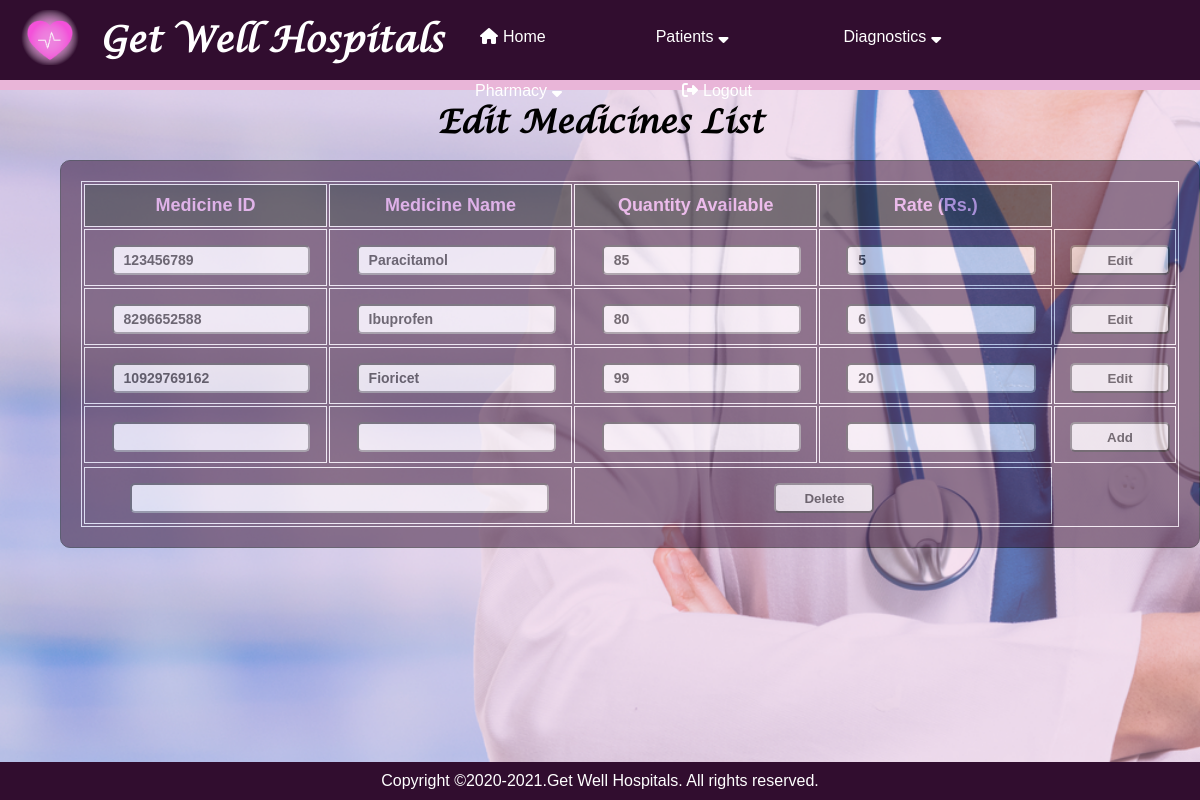
The page /edit_medicines on the database as committed earlier.
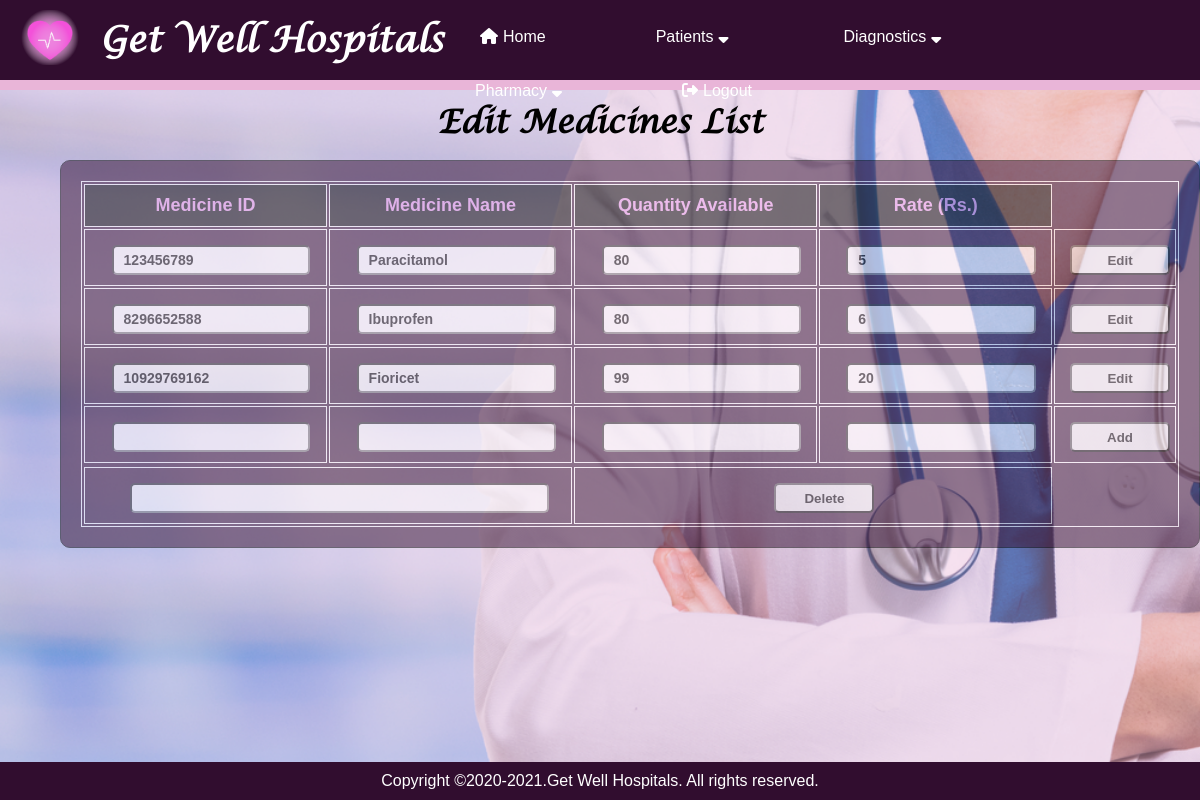
The same page on the database as committed later.
### application/routes.py (models this page shows)
class Medicine(db.Model):
    __tablename__ = 'medicine'
    medicine_id = Column(Integer, primary_key=True)
    medicine_name = Column(String)
    quantity_available = Column(Integer)
    rate = Column(Integer)

### application/routes.py (the view)
@app.route('/edit_medicines')
def edit_medicines():
    medicines = Medicine.query.all()
    return render_template("edit_medicines.html",medicines=medicines)

### application/templates/edit_medicines.html (shortened to what this page needs)
{% extends "layout.html" %}
{% block content %}
<h1>Edit Medicines List</h1>
<div class="background_table_bill" style="left: 5%;">
<div style="opacity:inherit 200%;">
        <table style="width:100%">
            <tr style="color: rgb(235, 157, 235);" >
              <th>Medicine ID</th>
              <th>Medicine Name</th>
              <th>Quantity Available</th>
              <th>Rate (Rs.)</th>
            </tr>
            {% for med in medicines %}
            <form action="edit_med3/{{med.medicine_id}}" method="POST">
            <tr style="text-align: center;">
              <td><input type="text" name="medicine_id" value={{med.medicine_id}}></td>
              <td><input type="text" name="medicine_name" value={{med.medicine_name}}></td>
              <td> <input type="text" name="quantity_available" value={{med.quantity_available}}></td>
              <td><input type="text" name="rate" value={{med.rate}}></td>
              <td>
                  <button type="submit" style="width:100px;">Edit</button>
              </td>
          </tr>
          </form>
            {% endfor %}
            <form action="add_med2" method="POST">
            <tr  style="text-align: center;">
              <td><input type="text" name="medicine_id" ></td>
              <td><input type="text" name="medicine_name"></td>
              <td><input type="text" name="quantity_available"></td>
              <td><input type="text" name="rate"></td>
              <td>
                <button type="submit" style="width:100px;">Add</button>
              </td>
            </tr>
          </form>
          <form action="delete_med2" method="POST">
            <td colspan='2'><input type="text" name="medicine_id"></td>
            <td colspan='2'>
                <button type="submit" style="width:100px; ">Delete</button>
            </td>
          </form>
            </table>
          </div>
        </div>
   {% endblock %}

Rows that differ between the two databases and show on the page:
changed Medicine "Paracitamol": quantity_available "85" → "80"
